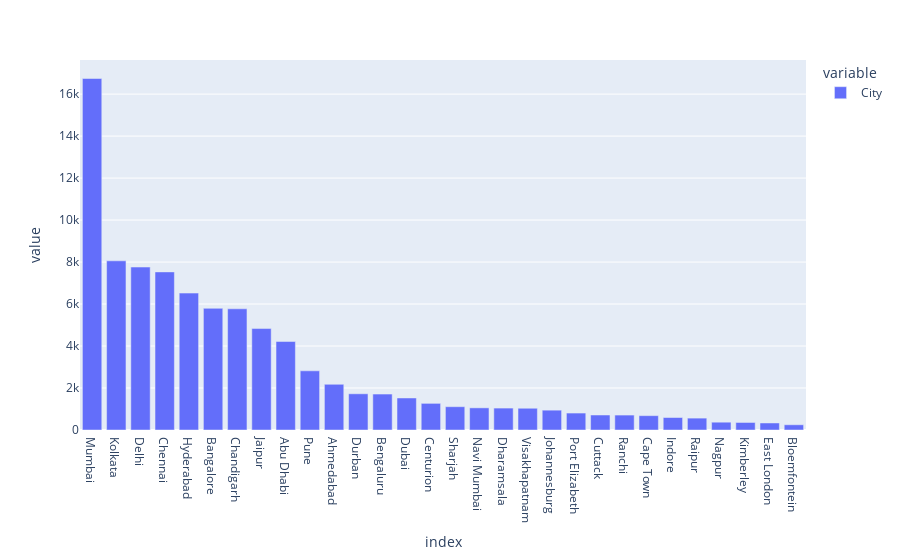

The cell this chart's notebook holds for it:
### Code cell
fig = px.bar(final_data['City'].value_counts())
fig.show()

### Figure 1 — Plotly figure (JSON) as saved in the notebook; plotly's stock layout.template omitted (floating-point values rounded to 4 significant figures)
{"data": [{"alignmentgroup": "True", "hovertemplate": "variable=City<br>index=%{x}<br>value=%{y}<extra></extra>", "legendgroup": "City", "marker": {"color": "#636efa", "pattern": {"shape": ""}}, "name": "City", "offsetgroup": "City", "orientation": "v", "showlegend": true, "textposition": "auto", "type": "bar", "x": ["Mumbai", "Kolkata", "Delhi", "Chennai", "Hyderabad", "Bangalore", "Chandigarh", "Jaipur", "Abu Dhabi", "Pune", "Ahmedabad", "Durban", "Bengaluru", "Dubai", "Centurion", "Sharjah", "Navi Mumbai", "Dharamsala", "Visakhapatnam", "Johannesburg", "Port Elizabeth", "Cuttack", "Ranchi", "Cape Town", "Indore", "Raipur", "Nagpur", "Kimberley", "East London", "Bloemfontein"], "xaxis": "x", "y": [16744, 8059, 7762, 7531, 6522, 5796, 5773, 4832, 4215, 2819, 2178, 1725, 1713, 1526, 1269, 1110, 1055, 1044, 1036, 945, 807, 714, 711, 683, 595, 566, 372, 358, 335, 249], "yaxis": "y"}], "layout": {"barmode": "relative", "legend": {"title": {"text": "variable"}, "tracegroupgap": 0}, "margin": {"t": 60}, "xaxis": {"anchor": "y", "domain": [0, 1], "title": {"text": "index"}}, "yaxis": {"anchor": "x", "domain": [0, 1], "title": {"text": "value"}}}}
